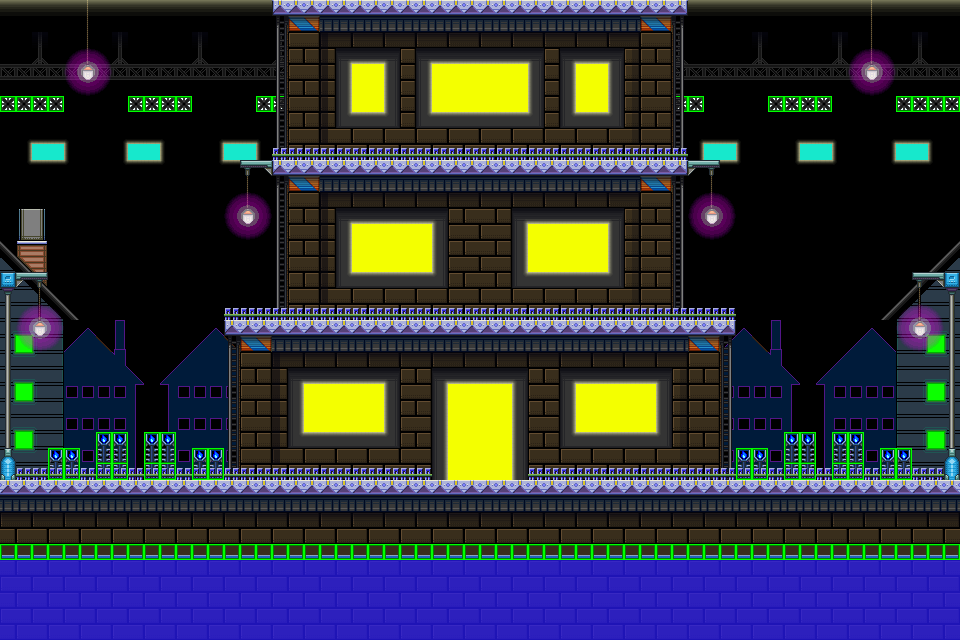

This game map was drawn from its Tiled (.tmx) file and the tilesets committed beside it. A one-line description and the trimmed map source follow:
An orthogonal 60x40 tile map with 16x16 px tiles, 4 tile layers (event, back, center, front), 2 tilesets.

<map version="1.0" orientation="orthogonal" renderorder="right-down" width="60" height="40" tilewidth="16" tileheight="16">
 <tileset firstgid="1" name="common" tilewidth="16" tileheight="16">
  <image source="common.png" trans="ffffff" width="1024" height="1024" />
 </tileset>
 <tileset firstgid="4097" name="map_a" tilewidth="16" tileheight="16">
  <image source="map_a.png" trans="ffffff" width="1024" height="1024" />
 </tileset>
 <layer name="event" width="60" height="40">
  <data>[2400 cells, 169 non-empty, 9 distinct tile ids]</data>
 </layer>
 <layer name="back" width="60" height="40">
  <data>[2400 cells, 2400 non-empty, 51 distinct tile ids]</data>
 </layer>
 <layer name="center" width="60" height="40">
  <data>[2400 cells, 669 non-empty, 40 distinct tile ids]</data>
 </layer>
 <layer name="front" width="60" height="40">
  <data>[2400 cells, 478 non-empty, 21 distinct tile ids]</data>
 </layer>
</map>
